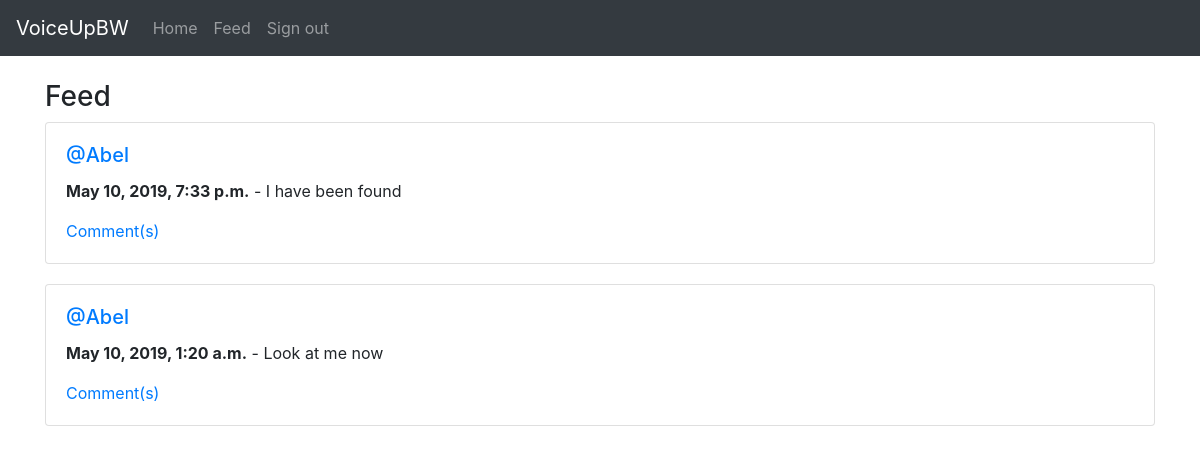
Screenshot of /Lame/feed/ (signed in) with the database file from the repository.
### voiceUpPost/models.py (models this page shows)
class VoiceUpPost(models.Model):
    user = models.ForeignKey(User, related_name='voiceuppost', on_delete=models.DO_NOTHING)
    body = models.CharField(max_length=255)
    created_at = models.DateTimeField(auto_now_add=True)
    class Meta:
        ordering = ('-created_at',)

### voiceUpPost/views.py (the view)
# urls.py: path('<str:username>/feed/', views.feed, name='feed'),
@login_required
def feed(request, username):
    userids = []
    for id in request.user.voiceupprofile.follows.all():
        userids.append(id.user)
    userids.append(request.user.id)
    posts = VoiceUpPost.objects.filter(user_id__in=userids)[0:25]
    return render(request, 'voiceUpPost/templates/feed.html', {'posts': posts})

### voiceUpPost/templates/feed.html
{% extends 'templates/base.html' %}
{% block main %}
<div class="row">
  <div class="col-12">
    <h3>Feed</h3>
    {% for post in posts %}
      <div class="card" style="margin-bottom: 20px;">
        <div class="card-body">
          <h5 class="card-title"><a href="/{{ post.user.username }}/">@{{ post.user.username }}</a></h5>
          <p class="card-text"><b>{{ post.created_at }}</b> - {{ post.body }}</p>
            <a href="{% url 'post:detail' id=post.id %}">Comment(s)</a>
        </div>
      </div>
    {% endfor %}
  </div>
</div>
{% endblock %}

### rows the page displays
VoiceUpPost: user.username "Abel", created_at "May 10, 2019, 7:33 p.m.", body "I have been found"
VoiceUpPost: user.username "Abel", created_at "May 10, 2019, 1:20 a.m.", body "Look at me now"
